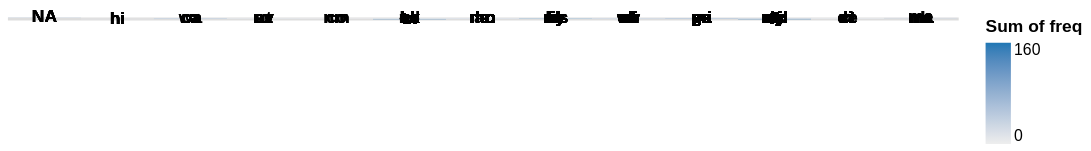

The Vega-Lite source for this figure:
### Vega-Lite specification from a JSON file in a GitHub repository (floating-point values rounded to 4 significant figures; data arrays with more than 128 entries replaced by an {"elided": "..."} marker saying what was removed)
{"$schema": "https://vega.github.io/schema/vega-lite/v2.json", "description": "A simple bar chart with embedded data.", "width": 600, "height": -420, "data": {"values": {"elided": "1290 records"}}, "layer": [{"mark": "rect", "encoding": {"x": {"field": "georegioncol", "type": "ordinal", "axis": false}, "y": {"field": "georegionrow", "type": "ordinal", "axis": false}, "color": {"aggregate": "sum", "field": "freq", "type": "quantitative", "scale": {"nice": true, "zero": true, "range": ["#eee", "#1f77b4"]}, "legend": true}}}, {"transform": [{"summarize": {"aggregate": "sum"}, "groupby": ["georegion", "georegioncol", "georegionrow"]}], "mark": "text", "encoding": {"x": {"field": "georegioncol", "type": "ordinal", "axis": false}, "y": {"field": "georegionrow", "type": "ordinal", "axis": false}, "color": {"value": "black"}, "text": {"field": "georegion", "type": "nominal"}}}], "config": {"overlay": {"rect": true}, "text": {"baseline": "middle", "fontWeight": "bold"}}}
